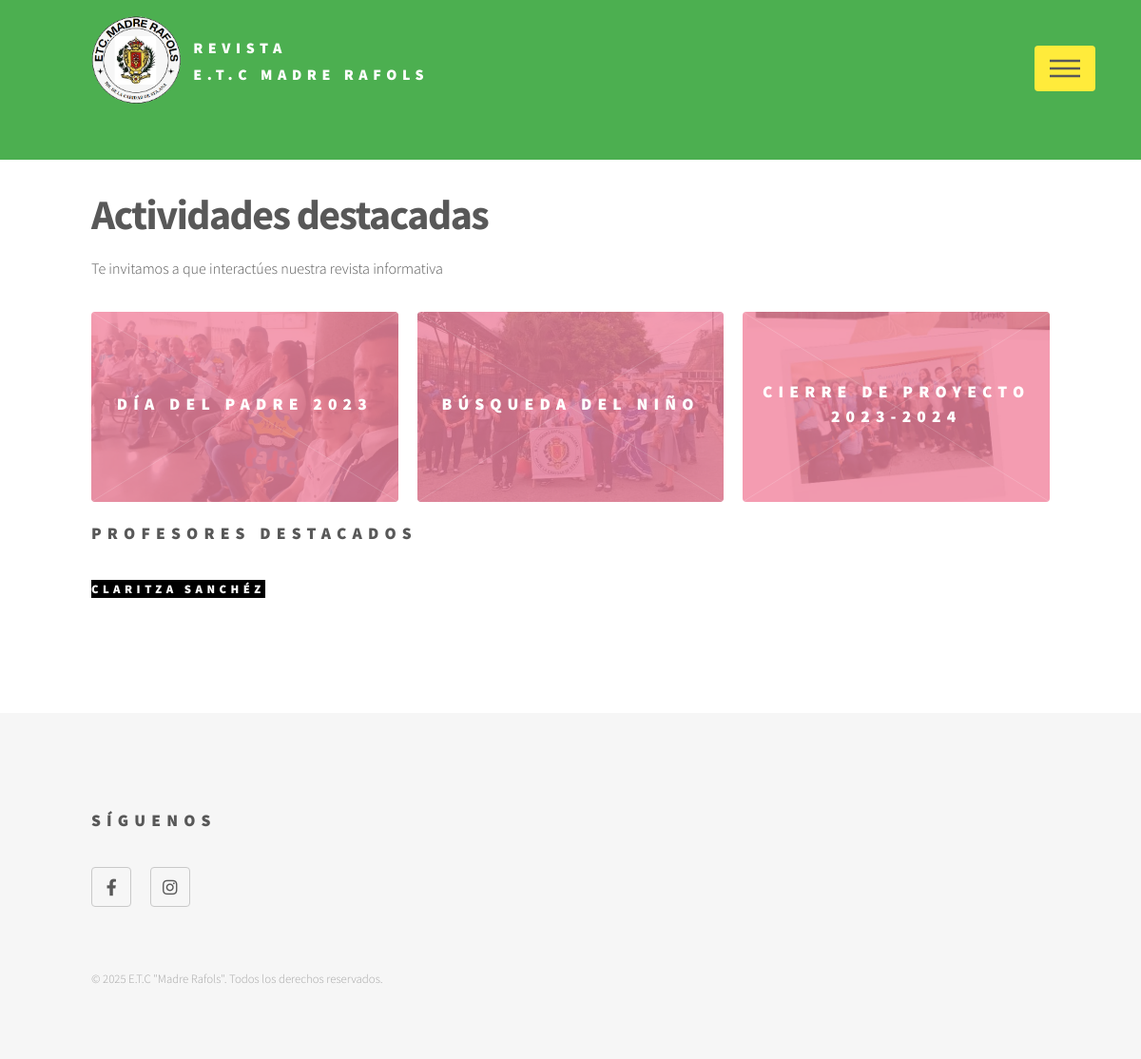
The page / on the database its author committed.
### tables this page shows
CREATE TABLE `articulos` (
  `id` int(11) NOT NULL,
  `titulo` varchar(255) NOT NULL,
  `contenido` text NOT NULL,
  `imagen` varchar(255) DEFAULT NULL,
  `autor_id` int(11) DEFAULT NULL,
  `created_at` timestamp NOT NULL DEFAULT current_timestamp(),
  `destacado` tinyint(1) DEFAULT 0
);

CREATE TABLE `docentes` (
  `id` int(11) NOT NULL,
  `nombre` varchar(100) NOT NULL,
  `apellido` varchar(100) NOT NULL,
  `email` varchar(100) NOT NULL,
  `telefono` varchar(15) DEFAULT NULL,
  `created_at` timestamp NOT NULL DEFAULT current_timestamp(),
  `destacado` tinyint(1) DEFAULT 0
);

### index.php (the view, shortened to what this page needs)
<!DOCTYPE HTML>
<html>
<head>
    <link rel="stylesheet" href="assets/css/main.css" />
    <link rel="stylesheet" type="text/css" href="normalize.css" />
</head>
<body class="is-preload">
    <div id="wrapper">
        <header id="header">
            <div class="inner">
                <a href="index.php" class="logo">
                    <span class="symbol"><img src="images/logo.png" alt="" /></span><span class="title">Revista</br> E.T.C Madre Rafols</span>
                </a>
                <nav>
                    <ul>
                        <li><a href="#menu">Menu</a></li>
                    </ul>
                </nav>
            </div>
        </header>
        <div id="main">
            <div class="inner">
                <header>
                    <h1>Actividades destacadas</h1>
                    <p>Te invitamos a que interactúes nuestra revista informativa</p>
                </header>
                <section class="tiles">
                    <?php
                    include 'php/db_conexion.php';
                    $query = "SELECT * FROM articulos WHERE destacado = 1";
                    $result = $conn->query($query);
                    if ($result->num_rows > 0) {
                        while ($row = $result->fetch_assoc()) {
                    ?>
                            <article class="style1">
                                <span class="image">
                                    <img src="php/uploads/<?php echo $row['imagen']; ?>" alt="<?php echo $row['titulo']; ?>" />
                                </span>
                                <a href="detalle_articulo.php?id=<?php echo $row['id']; ?>">
                                    <h2><?php echo $row['titulo']; ?></h2>
                                </a>
                            </article>
                    <?php
                        }
                    } else {
                        echo "<p>No hay artículos disponibles.</p>";
                    }
                    ?>
                </section>
                <section class="featured-teachers">
                    <h2>Profesores Destacados</h2>
                    <div class="row">
                        <?php
                        $query_profesores = "SELECT * FROM docentes WHERE destacado = 1";
                        $result_profesores = $conn->query($query_profesores);
                        if ($result_profesores->num_rows > 0) {
                            while ($row_profesor = $result_profesores->fetch_assoc()) {
                        ?>
                                <div class="col-md-4 mb-4">
                                    <div class="card">
                                        <div class="card-body">
                                            <h5 class="card-title"><?php echo $row_profesor['nombre'] . ' ' . $row_profesor['apellido']; ?></h5>
                                        </div>
                                    </div>
                                </div>
                        <?php
                            }
                        } else {
                            echo "<p>No hay profesores destacados.</p>";
                        }
                        ?>
                    </div>
                </section>
            </div>
        </div>
        <footer id="footer">
            <div class="inner">
                <section>
                    <h2>Síguenos</h2>
                    <ul class="icons">
                        <li><a href="#" class="icon brands style2 fa-facebook-f"><span class="label">Facebook</span></a></li>
                        <li><a href="https://www.instagram.com/colegiomadrerafolsvalera/" class="icon brands style2 fa-instagram"><span class="label">Instagram</span></a></li>
                    </ul>
                </section>
                <ul class="copyright">
                    <li>&copy; 2025 E.T.C "Madre Rafols". Todos los derechos reservados.</li>
                </ul>
            </div>
        </footer>
    </div>
</body>
</html>

### index.php (style rules this page uses)
.card { background-color: #000; color: #fff; }

### rows shown on the page
articulos: imagen (picture), titulo "DÍA DEL PADRE 2023"
articulos: imagen (picture), titulo "BÚSQUEDA DEL NIÑO"
articulos: imagen (picture), titulo "CIERRE DE PROYECTO 2023-2024"
docentes: nombre "CLARITZA", apellido "SANCHÉZ"
